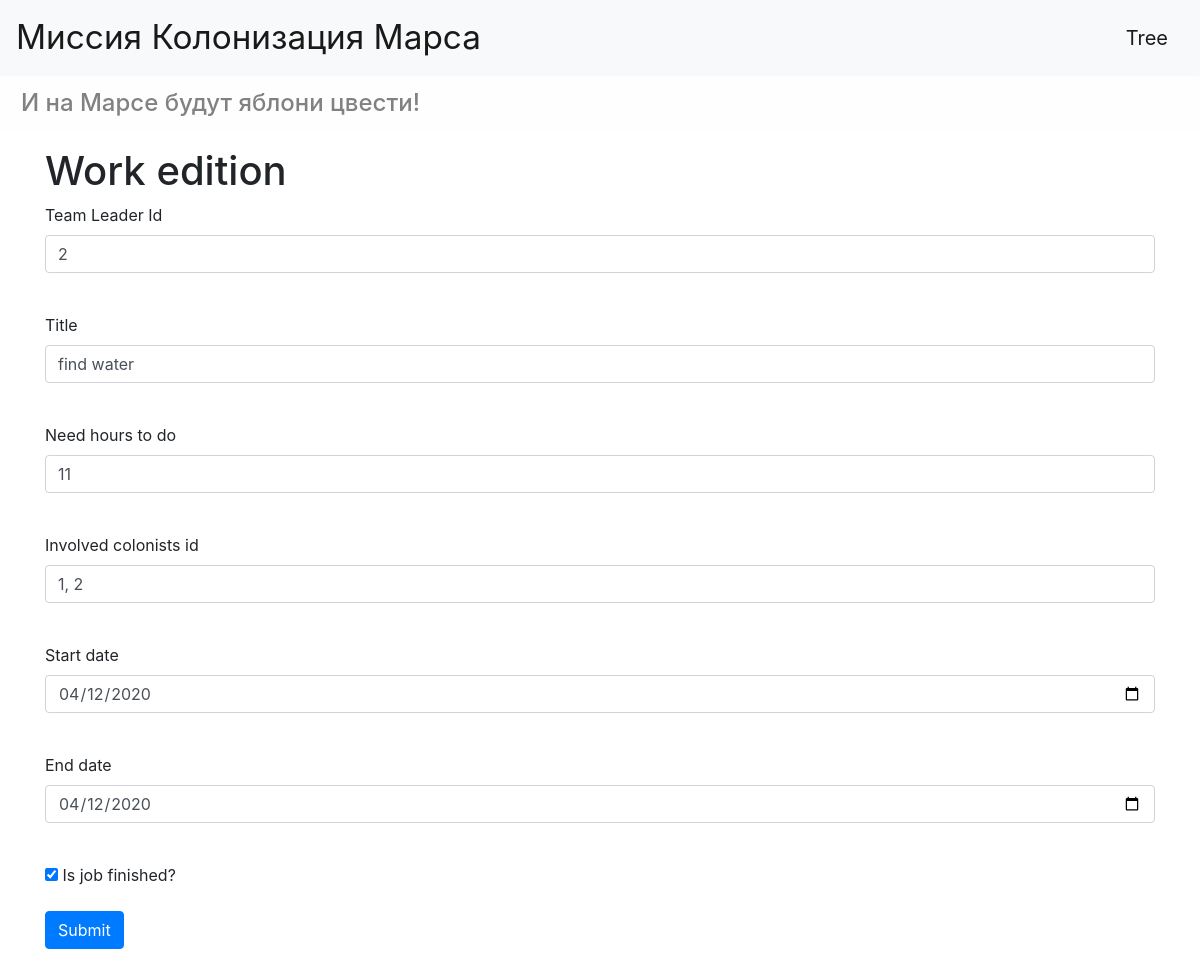
The app's page /editjob/1 (signed in) with its own data.
### data/users.py (models this page shows, shortened)
class User(SqlAlchemyBase, UserMixin):
    __tablename__ = 'users'
    id = sqlalchemy.Column(sqlalchemy.Integer,
                           primary_key=True, autoincrement=True)
    surname = sqlalchemy.Column(sqlalchemy.String, nullable=True)
    name = sqlalchemy.Column(sqlalchemy.String, nullable=True)
    age = sqlalchemy.Column(sqlalchemy.Integer, nullable=True)
    position = sqlalchemy.Column(sqlalchemy.String, nullable=True)
    speciality = sqlalchemy.Column(sqlalchemy.String, nullable=True)
    address = sqlalchemy.Column(sqlalchemy.String, nullable=True)
    email = sqlalchemy.Column(sqlalchemy.String, unique=True, nullable=True)
    hashed_password = sqlalchemy.Column(sqlalchemy.String, nullable=True)
    modified_date = sqlalchemy.Column(sqlalchemy.DateTime,
                                      default=datetime.datetime.now)
    jobs = orm.relation("Jobs", back_populates='user')
    departments = orm.relation("Department", back_populates='user')

### data/news.py (models this page shows, shortened)
class Jobs(SqlAlchemyBase):
    __tablename__ = 'jobs'
    id = sqlalchemy.Column(sqlalchemy.Integer,
                           primary_key=True, autoincrement=True)
    team_leader = sqlalchemy.Column(sqlalchemy.Integer,
                                    nullable=True)
    job = sqlalchemy.Column(sqlalchemy.String, nullable=True)
    work_size = sqlalchemy.Column(sqlalchemy.Integer, nullable=True)
    collaborators = sqlalchemy.Column(sqlalchemy.String, nullable=True)
    start_date = sqlalchemy.Column(sqlalchemy.DateTime,
                                   default=datetime.datetime.now)
    end_date = sqlalchemy.Column(sqlalchemy.DateTime,
                                 default=datetime.datetime.now)
    is_finished = sqlalchemy.Column(sqlalchemy.Boolean, nullable=True, default=False)
    user_id = sqlalchemy.Column(sqlalchemy.Integer, sqlalchemy.ForeignKey("users.id"))
    user = orm.relation('User')

### main.py (the view, shortened to what this page needs)
@app.route('/editjob/<int:id>', methods=['GET', 'POST'])
@login_required
def edit_job(id):
    form = JobForm()
    if request.method == "GET":
        session = db_session.create_session()
        jobs = session.query(Jobs).filter(Jobs.id == id,
                                          ((Jobs.user == current_user) | (current_user.id == 1)
                                           | (current_user.id == Jobs.team_leader))).first()
        if jobs:
            form.team_leader.data = jobs.team_leader
            form.job.data = jobs.job
            form.work_size.data = jobs.work_size
            form.collaborators.data = jobs.collaborators
            form.start_date.data = jobs.start_date
            form.end_date.data = jobs.end_date
            form.is_finished.data = jobs.is_finished
        else:
            abort(404)
    return render_template('add_job.html', title='Work edition', form=form)

### data/add_job.py
class JobForm(FlaskForm):
    team_leader = IntegerField('Team Leader Id', validators=[DataRequired()])
    job = StringField('Title', validators=[DataRequired()])
    work_size = IntegerField('Need hours to do', validators=[DataRequired()])
    collaborators = StringField('Involved colonists id', validators=[DataRequired()])
    start_date = DateField('Start date', validators=[DataRequired()], default=datetime.now())
    end_date = DateField('End date', validators=[DataRequired()], default=datetime.now())
    is_finished = BooleanField('Is job finished?')
    submit = SubmitField('Submit')

### data/db_session.py (called while the page is built)
def create_session() -> Session:
    global __factory
    return __factory()

### main.py (called while the page is built)
@login_manager.user_loader
def load_user(user_id):
    session = db_session.create_session()
    return session.query(User).get(user_id)

### templates/add_job.html (shortened to what this page needs)
{% extends "base.html" %}
{% block content %}
    <h1>{{title}}</h1>
    <form action="" method="post">
        <p>
            {{ form.team_leader.label }}<br>
            {{ form.team_leader(class="form-control", type="integer") }}<br>
        </p>
        <p>
            {{ form.job.label }}<br>
            {{ form.job(class="form-control", type="title") }}<br>
        </p>
        <p>
            {{ form.work_size.label }}<br>
            {{ form.work_size(class="form-control", type="integer") }}<br>
        </p>
        <p>
            {{ form.collaborators.label }}<br>
            {{ form.collaborators(class="form-control", type="string") }}<br>
        </p>
        <p>
            {{ form.start_date.label }}<br>
            {{ form.start_date(class="form-control", type="date") }}<br>
        </p>
        <p>
            {{ form.end_date.label }}<br>
            {{ form.end_date(class="form-control", type="date") }}<br>
        </p>
        <p>{{ form.is_finished() }} {{ form.is_finished.label }}</p>
        <p>{{ form.submit(type="submit", class="btn btn-primary") }}</p>
    </form>
{% endblock %}

### templates/base.html (shortened to what this page needs)
<!doctype html>
<html lang="en">
<head>
    <link rel="stylesheet"
          href="https://stackpath.bootstrapcdn.com/bootstrap/4.4.1/css/bootstrap.min.css"
>
    <link rel="stylesheet" type="text/css" href="../static/css/style.css" />
</head>
<body>
<header>
    <nav class="navbar navbar-light bg-light">
        <a class="navbar-brand font_size" href="/jobs">Миссия Колонизация Марса</a>
        {% if current_user.is_authenticated %}
            <a class="navbar-brand" href="/logout">{{ current_user.name }}</a>
        {% else %}
            <p>
                <a class="btn btn-primary " href="/register">Sign up</a>
                <a class="btn btn-success" href="/login">Sign in</a>
            </p>
        {% endif %}
    </nav>
    <h4 class="alert alert-light">И на Марсе будут яблони цвести!</h4>
</header>
    <main role="main" class="container">
        {% block content %}{% endblock %}
    </main>
</body>
</html>

### static/css/style.css (style rules this page uses)
.font_size { font-size: 25pt; }

### records on screen
User: name "Tree"
Jobs: team_leader "2", job "find water", work_size "11", collaborators "1, 2", start_date "04/12/2020", end_date "04/12/2020", is_finished "☑"

### other values on screen
{{ title }} "Work edition"
